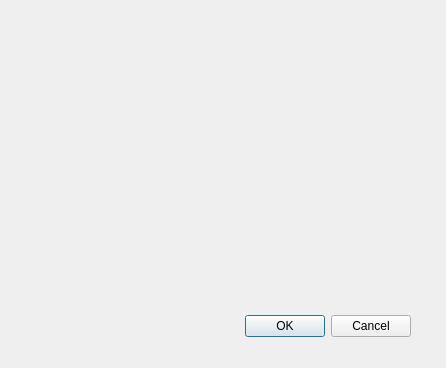
<?xml version="1.0" encoding="UTF-8"?>
<ui version="4.0">
 <class>helpWindow</class>
 <widget class="QDialog" name="helpWindow">
  <property name="geometry">
   <rect>
    <x>0</x>
    <y>0</y>
    <width>446</width>
    <height>368</height>
   </rect>
  </property>
  <property name="windowTitle">
   <string>Dialog</string>
  </property>
  <widget class="QDialogButtonBox" name="buttonBox">
   <property name="geometry">
    <rect>
     <x>70</x>
     <y>310</y>
     <width>341</width>
     <height>32</height>
    </rect>
   </property>
   <property name="orientation">
    <enum>Qt::Orientation::Horizontal</enum>
   </property>
   <property name="standardButtons">
    <set>QDialogButtonBox::StandardButton::Cancel|QDialogButtonBox::StandardButton::Ok</set>
   </property>
  </widget>
 </widget>
 <resources/>
 <connections>
  <connection>
   <sender>buttonBox</sender>
   <signal>accepted()</signal>
   <receiver>helpWindow</receiver>
   <slot>accept()</slot>
   <hints>
    <hint type="sourcelabel">
     <x>248</x>
     <y>254</y>
    </hint>
    <hint type="destinationlabel">
     <x>157</x>
     <y>274</y>
    </hint>
   </hints>
  </connection>
  <connection>
   <sender>buttonBox</sender>
   <signal>rejected()</signal>
   <receiver>helpWindow</receiver>
   <slot>reject()</slot>
   <hints>
    <hint type="sourcelabel">
     <x>316</x>
     <y>260</y>
    </hint>
    <hint type="destinationlabel">
     <x>286</x>
     <y>274</y>
    </hint>
   </hints>
  </connection>
 </connections>
</ui>
